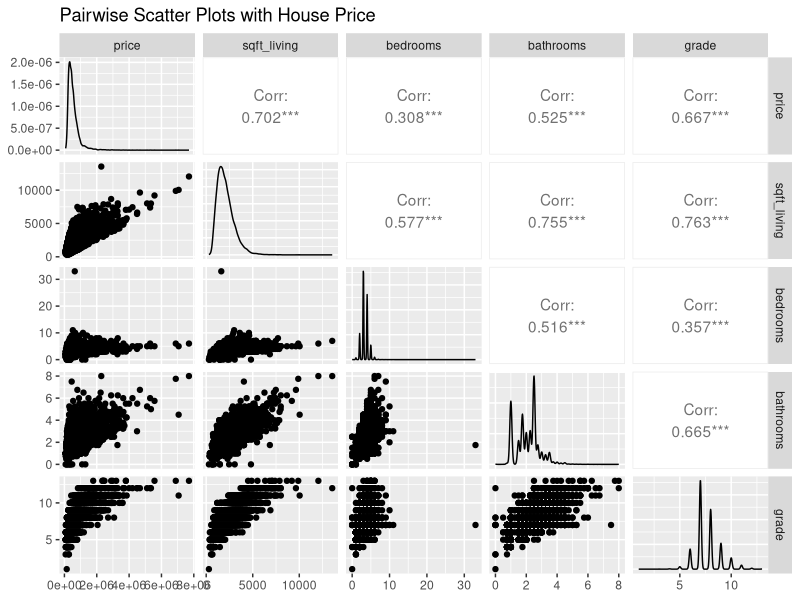
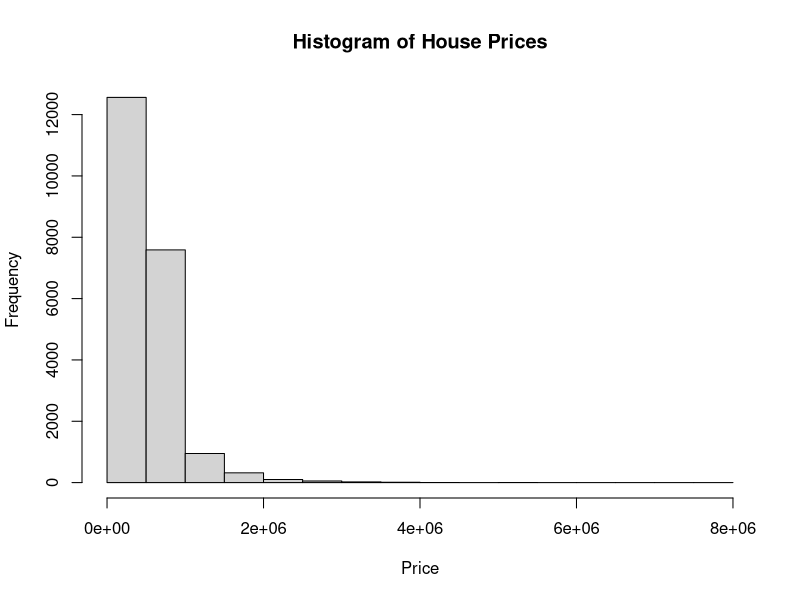
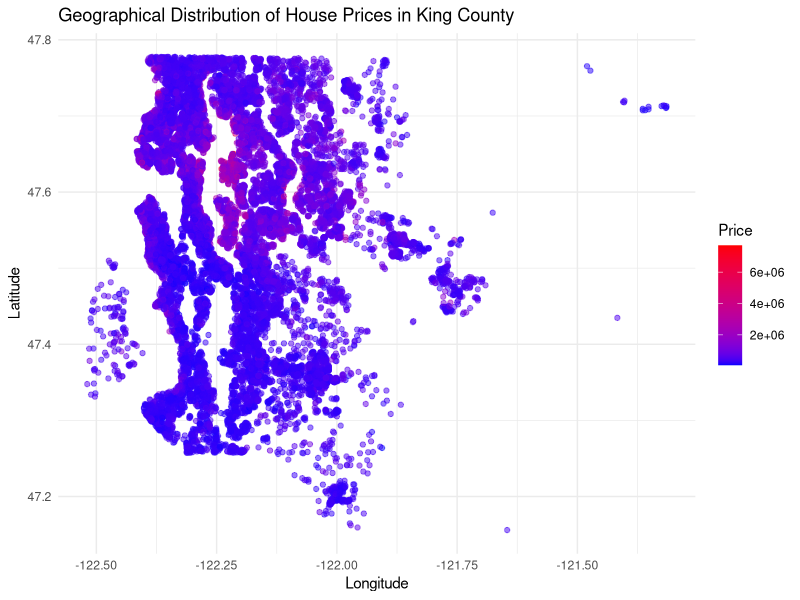
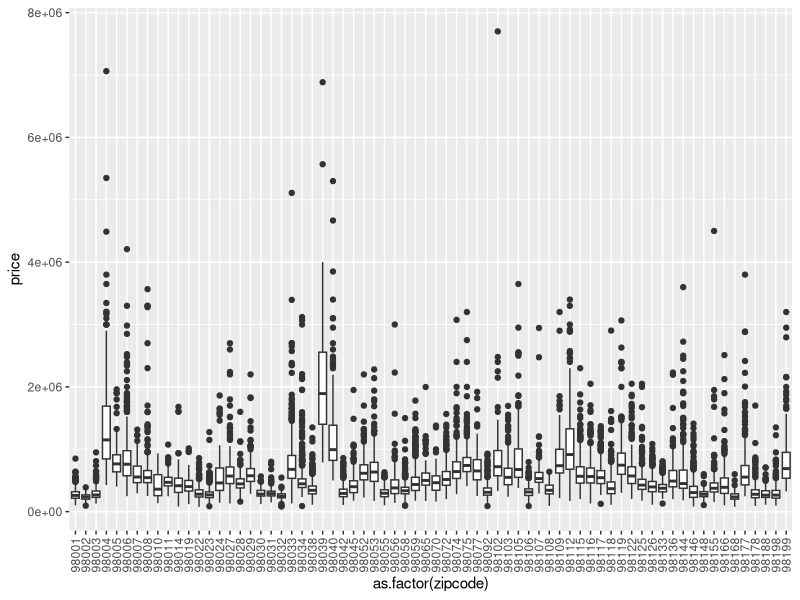
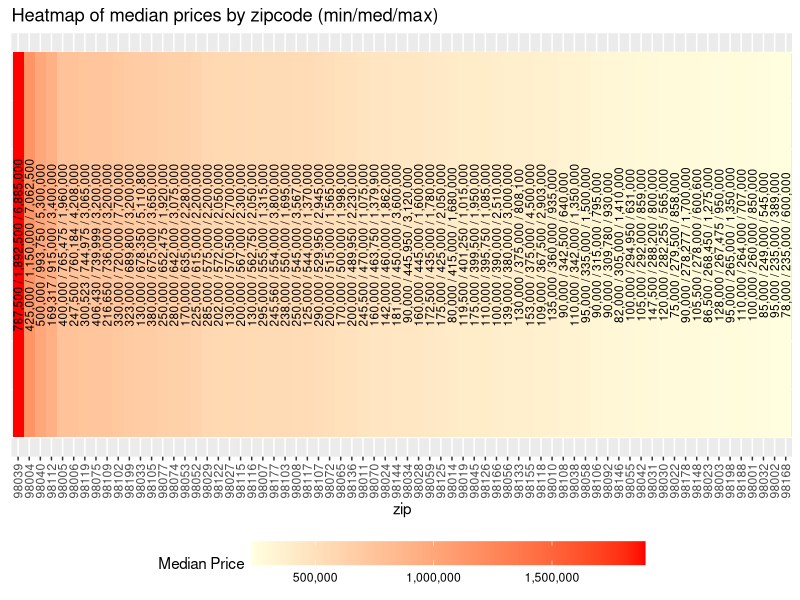
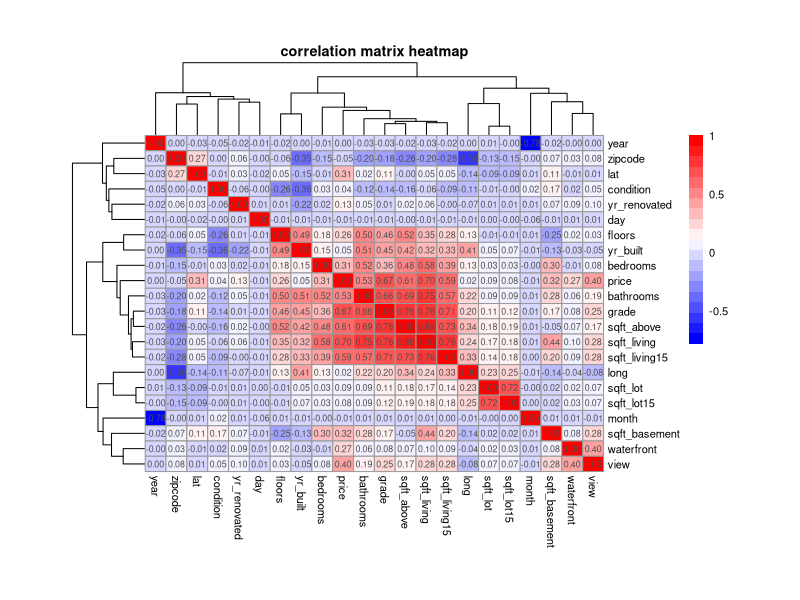

R code for these plots, in order:
## ---- chunk 1
knitr::opts_chunk$set(echo = TRUE)
library(readr)
HouseSales<-read.csv("KC_House_Sales.csv")
## ---- chunk 2

df_house = read.csv("KC_House_Sales.csv")
cat("Number of NA values in dataframe:",sum(is.na(df_house))) #no NA values
head(df_house)

## ---- chunk 3

#removing `id` column
df_house = subset(df_house, select = -id)

#converting `price` to numeric
df_house$price <- as.numeric(gsub("[\\$,]", "", df_house$price))

##cleaning `date` and adding `year`,`month`,`day` columns
df_house$date <- as.POSIXct(df_house$date, format = "%Y%m%d")
df_house$year <- as.numeric(format(df_house$date, "%Y"))
df_house$month <- as.numeric(format(df_house$date, "%m"))
df_house$day <- as.numeric(format(df_house$date, "%d"))

head(df_house)
## ---- chunk 4

#converting all to numeric...ignores date column
ndf_house = df_house[sapply(df_house, is.numeric)]

head(ndf_house)

## ---- chunk 5

str(ndf_house)
summary(ndf_house)

## ---- chunk 6
summary(ndf_house$price)
## ---- chunk 7
library(GGally)

# Pairwise scatter plot with correlation coefficients
ggpairs(ndf_house, columns = c("price", "sqft_living", "bedrooms", "bathrooms", "grade"), 
        title = "Pairwise Scatter Plots with House Price")

## ---- chunk 8

hist(ndf_house$price, main = "Histogram of House Prices", xlab = "Price")

## ---- chunk 9

library(ggplot2)

# Scatter plot of properties
ggplot(data = ndf_house, aes(x = long, y = lat, color = price)) +
  geom_point(alpha = 0.5) +
  scale_color_gradient(low = "blue", high = "red") +
  labs(title = "Geographical Distribution of House Prices in King County",
       x = "Longitude", y = "Latitude", color = "Price") +
  theme_minimal()

## ---- chunk 10
library(dplyr)
library(scales)

ggplot(df_house, aes(x = as.factor(zipcode), y = price)) +
  geom_boxplot()+theme(axis.text.x = element_text(angle = 90,vjust=0.5))
## ---- chunk 11
heatmap_data <- df_house %>%
  group_by(zipcode) %>%
  summarize(med_price = median(price),
            min_price = min(price),
            max_price = max(price))
heatmap_data <- heatmap_data %>% 
  arrange(desc(med_price))

ggplot(heatmap_data, aes(x = factor(zipcode, levels = zipcode), y = 1, fill = med_price)) +
  geom_tile() +
  geom_text(aes(label = paste(scales::comma(min_price),"/",
                              scales::comma(med_price),"/",
                              scales::comma(max_price)),
                vjust = 0.5,angle=90),
            color = "black", size = 3)+
  scale_fill_gradient(low = "lightyellow", high = "red", name = "Median Price",
                      labels = scales::comma_format()) +
  labs(title = "Heatmap of median prices by zipcode (min/med/max)",
       x = "zip",
       y = "") +
  theme(axis.text.x = element_text(angle = 90, hjust = 0,vjust=0.5),
        axis.title.y = element_blank(),
        axis.text.y = element_blank(),
        axis.ticks.y = element_blank(),
        legend.position = "bottom",
        legend.key.width = unit(2, "cm"))
## ---- chunk 12

library(pheatmap)

#correlation matrix
cor_matrix = cor(ndf_house)
correlation_df = as.data.frame(cor_matrix)

#new dataframe with variables 'highly' (>0.2) correlated with price
x_high = subset(ndf_house, select = c(view,waterfront,sqft_basement,sqft_living,
                                      sqft_living15,sqft_above,grade,bathrooms,bedrooms,floors,lat))

pheatmap(cor_matrix,
         color = colorRampPalette(c("blue", "white", "red"))(20),
         main = "correlation matrix heatmap",
         fontsize = 8,
         cellwidth = 15,
         cellheight = 11,
         display_numbers = TRUE
)
## ---- chunk 13
head(x_high)
## ---- chunk 14

# Creating a new variable 'renovated' 
# 1 if the property has been renovated (yr_renovated != 0), 0 otherwise
df_house$renovated = ifelse(df_house$yr_renovated != 0, 1, 0)

## ---- chunk 15
# Defining breaks for year built
breaks = c(-Inf, 1900, 1925, 1950, 1975, 2000, Inf)
labels = c("<=1900", "1901-1925", "1926-1950", "1951-1975", "1976-2000", "2001+")

# Creating factor variable for year built categories
df_house$yr_built_cat = cut(df_house$yr_built, breaks = breaks, labels = labels, right = FALSE)


# Creating dummy variables
yr_built_dummies = model.matrix(~yr_built_cat-1, data = df_house)
colnames(yr_built_dummies) = labels
df_house = cbind(df_house, yr_built_dummies)
## ---- chunk 16

# Creating 'age' column
df_house$age = ifelse(df_house$renovated == 1, 2023 - df_house$yr_renovated, 2023 - df_house$yr_built)

head(df_house)

## ---- chunk 17
#store zip codes
zipcodes = data.frame(df_house$zipcode,df_house$price) 
colnames(zipcodes) = c("zip","price")

#create dummies
dummy_zipcodes = model.matrix(~ 0 + as.factor(zipcode), data = df_house)
colnames(dummy_zipcodes) = paste0("zipcode_", levels(as.factor(df_house$zipcode)))
df_house = cbind(df_house, dummy_zipcodes)
#df_house = subset(df_house, select = -c(zipcode))

head(df_house)
